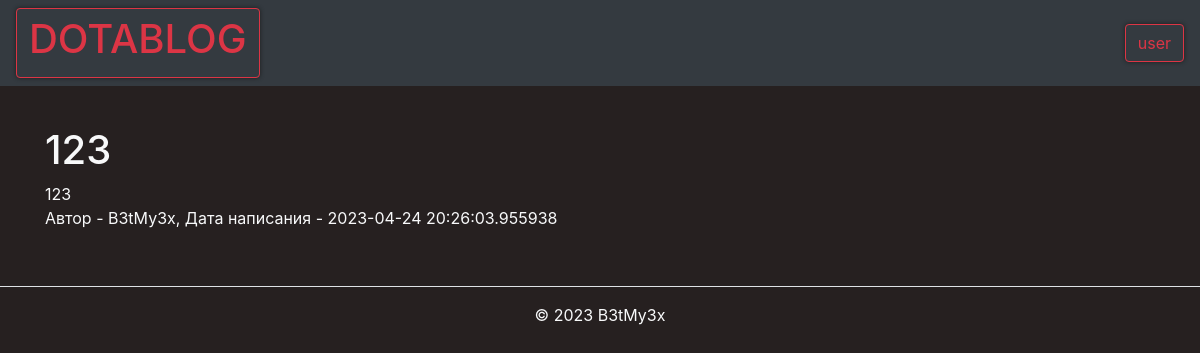
The page /news/9 (signed in) on the database its author committed.
### data/users.py (models this page shows, shortened)
class User(SqlAlchemyBase, UserMixin):
    __tablename__ = 'users'
    id = sqlalchemy.Column(sqlalchemy.Integer,
                           primary_key=True, autoincrement=True)
    name = sqlalchemy.Column(sqlalchemy.String, nullable=True)
    about = sqlalchemy.Column(sqlalchemy.String, nullable=True)
    email = sqlalchemy.Column(sqlalchemy.String,
                              index=True, unique=True, nullable=True)
    hashed_password = sqlalchemy.Column(sqlalchemy.String, nullable=True)
    created_date = sqlalchemy.Column(sqlalchemy.DateTime,
                                     default=datetime.datetime.now)
    role = sqlalchemy.Column(sqlalchemy.String,
                              index=True, unique=True, nullable=True)
    news = orm.relationship("News", back_populates='user')

### data/news.py (models this page shows)
class News(SqlAlchemyBase):
    __tablename__ = 'news'
    categories = orm.relationship("Category",
                                  secondary="association",
                                  backref="news")
    id = sqlalchemy.Column(sqlalchemy.Integer,
                           primary_key=True, autoincrement=True)
    title = sqlalchemy.Column(sqlalchemy.String, nullable=True)
    content = sqlalchemy.Column(sqlalchemy.String, nullable=True)
    created_date = sqlalchemy.Column(sqlalchemy.DateTime,
                                     default=datetime.datetime.now)
    is_private = sqlalchemy.Column(sqlalchemy.Boolean, default=True)
    user_id = sqlalchemy.Column(sqlalchemy.Integer,
                                sqlalchemy.ForeignKey("users.id"))
    user = orm.relationship('User')

### main.py (the view)
@app.route('/news/<int:id>', methods=['GET', 'POST'])
@login_required
def viewing_news(id):
    form = NewsForm()
    if request.method == "GET":
        db_sess = db_session.create_session()
        news = db_sess.query(News).filter(News.id == id, News.is_private != True).first()
        if news:
            form.title.data = news.title
            form.content.data = news.content
            form.is_private.data = news.is_private
        else:
            abort(404)
    return render_template('news.html',
                           news=news,
                           title='Редактирование новости'
                           )

### data/db_session.py (called while the page is built)
def create_session() -> Session:
    global __factory
    return __factory()

### main.py (called while the page is built)
@login_manager.user_loader
def load_user(user_id):
    db_sess = db_session.create_session()
    return db_sess.query(User).get(user_id)

### templates/news.html
{% extends "base.html" %}
{% block content %}
<br>
<p>
    <div class="col-md6">
        <h1>{{news.title}}</h1>
        <div>
            {{news.content}}
        </div>
        <div>
            Автор - {{news.user.name}}, Дата написания - {{news.created_date}}
        </div>
    </div>
</p>
{% endblock %}

### templates/base.html (shortened to what this page needs)
<!doctype html>
<html lang="en">
<head>
    <link rel="stylesheet"
          href="https://stackpath.bootstrapcdn.com/bootstrap/4.4.1/css/bootstrap.min.css"
>
</head>
<body style="color:#f8f9fa; background-color:#262020 ">
<header>
    <nav class="navbar navbar-dark bg-dark">
        <a class="btn btn-outline-danger" href="/feed"><h1>DOTABLOG</h1></a>
        {% if current_user.is_authenticated %}
    <a class="btn btn-outline-danger" href="/logout">{{ current_user.name }}</a>
{% else %}
    <p>
        <a class="btn btn-secondary" href="/register">Зарегистрироваться</a>
        <a class="btn btn-danger" href="/login">Войти</a>
    </p>
{% endif %}
    </nav>
</header>
<main role="main" class="container">
    {% block content %}{% endblock %}
</main>
</body>
<footer class="py-3 my-4">
    <ul class="nav justify-content-center border-bottom pb-3 mb-3">
    </ul>
    <p class="text-center text-body-secondary">© 2023 B3tMy3x</p>
  </footer>
</html>

### templates/base.html (style rules this page uses)
html { overflow-y: scroll; }
body { -webkit-touch-callout: none; -webkit-user-select: none; -khtml-user-select: none; -moz-user-select: none; -ms-user-select: none; user-select: none; }
a, input, textarea { filter: progid:DXImageTransform.Microsoft.gradient(startColorstr='#252626', endColorstr='#2f3031'); background: #313131 -moz-box-shadow: 0px 0px 4px 0px #1c1e1e; -webkit-box-shadow: 0px 0px 4px 0px #1c1e1e; box-shadow: 0px 0px 4px 0px #1c1e1e; border-radius: 8px; border: 1px solid #333; color: #ddd; outline: 0; }

### rows shown on the page
User: name "user"
News: title "123", content "123", created_date "2023-04-24 20:26:03.955938"
User: user.name "B3tMy3x"
